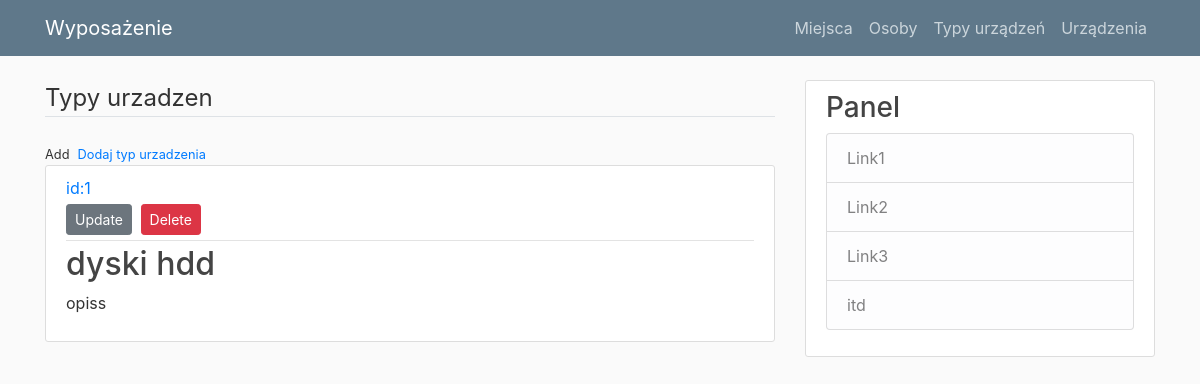
The page /pokaztypurzadzenia/1 on the database its author committed.
### wyposazenie/models.py (models this page shows)
class TypyUrzadzen(db.Model):
    __tablename__ = "typy_urzadzen"
    id_typ_urzadzenia = db.Column(db.Integer, primary_key = True)
    nazwa = db.Column(db.String(30), nullable=False, unique = True)
    opis = db.Column(db.String(150))

### wyposazenie/routes.py (the view)
@app.route("/pokaztypurzadzenia/<int:id_typ_urzadzenia>", methods=['GET', 'POST'])
def pokaztypurzadzenia(id_typ_urzadzenia):
    tu_query = TypyUrzadzen.query.get_or_404(id_typ_urzadzenia)
    return render_template("pokaz_typurzadzenia.html", typurzadzenia = tu_query )

### wyposazenie/templates/pokaz_typurzadzenia.html (shortened to what this page needs)
{% extends "layout.html" %}
{% block content %}
<legend class="border-bottom mb-4">Typy urzadzen</legend>
<div>
    <small class="text muted">
        Add<a class="ml-2" href="{{ url_for('dodajtypurzadzenia') }}">Dodaj typ urzadzenia</a>
    </small>
</div>
<article class="media content-section">
    <div class="media-body">
        <div class="article-metadata">
            <a class="mr-2" href="#">id:{{ typurzadzenia.id_typ_urzadzenia }}</a>
            <div>
                <a class="btn btn-secondary btn-sm mt-1 mb-1"
                   href="{{ url_for('update_typurzadzenia', id_typ_urzadzenia=typurzadzenia.id_typ_urzadzenia) }}">Update</a>
                <button type="button" class="btn btn-danger btn-sm m-1" data-toggle="modal" data-target="#deleteModal">
                    Delete
                </button>
            </div>
        </div>
        <h2 class="article-title">{{ typurzadzenia.nazwa }}</h2>
        <p class="article-content">{{ typurzadzenia.opis }}</p>
    </div>
</article>
{%  endblock content %}

### wyposazenie/static/main.css (style rules this page uses)
body { background: #fafafa; color: #333333; margin-top: 5rem; }
h1, h2, h3, h4, h5, h6 { color: #444444; }
.content-section { background: #ffffff; padding: 10px 20px; border: 1px solid #dddddd; border-radius: 3px; margin-bottom: 20px; }
.article-title { color: #444444; }
.article-content { white-space: pre-line; }
.article-metadata { padding-bottom: 1px; margin-bottom: 4px; border-bottom: 1px solid #e3e3e3 }

### rows shown on the page
TypyUrzadzen: id_typ_urzadzenia "1", nazwa "dyski hdd", opis "opiss"
